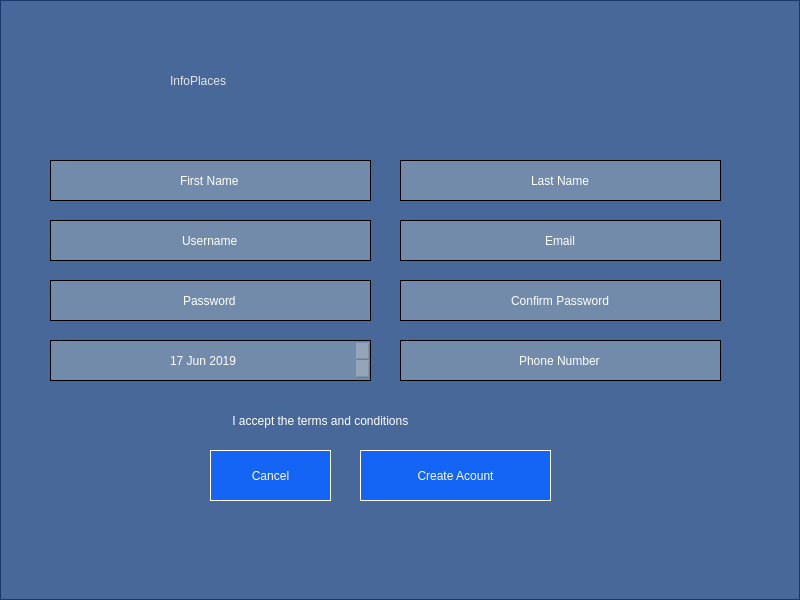
<?xml version="1.0" encoding="UTF-8"?>
<ui version="4.0">
 <class>MainWindow</class>
 <widget class="QMainWindow" name="MainWindow">
  <property name="geometry">
   <rect>
    <x>0</x>
    <y>0</y>
    <width>800</width>
    <height>600</height>
   </rect>
  </property>
  <property name="windowTitle">
   <string>MainWindow</string>
  </property>
  <widget class="QWidget" name="centralwidget">
   <widget class="QLabel" name="label">
    <property name="geometry">
     <rect>
      <x>0</x>
      <y>0</y>
      <width>800</width>
      <height>600</height>
     </rect>
    </property>
    <property name="text">
     <string/>
    </property>
    <property name="pixmap">
     <pixmap resource="imagen.qrc">:/Inicio/mapa.jpg</pixmap>
    </property>
    <property name="scaledContents">
     <bool>true</bool>
    </property>
   </widget>
   <widget class="QFrame" name="frame">
    <property name="geometry">
     <rect>
      <x>0</x>
      <y>0</y>
      <width>800</width>
      <height>600</height>
     </rect>
    </property>
    <property name="styleSheet">
     <string notr="true">background-color: rgb(3, 48, 118,180);</string>
    </property>
    <property name="frameShape">
     <enum>QFrame::StyledPanel</enum>
    </property>
    <property name="frameShadow">
     <enum>QFrame::Raised</enum>
    </property>
    <widget class="QLabel" name="Name_app">
     <property name="geometry">
      <rect>
       <x>170</x>
       <y>30</y>
       <width>471</width>
       <height>101</height>
      </rect>
     </property>
     <property name="styleSheet">
      <string notr="true">font: 93px &quot;Segoe Print&quot;;
color: rgb(230, 230, 230);
background: transparent;</string>
     </property>
     <property name="text">
      <string>InfoPlaces</string>
     </property>
    </widget>
    <widget class="QLineEdit" name="campo_first_name">
     <property name="geometry">
      <rect>
       <x>50</x>
       <y>160</y>
       <width>321</width>
       <height>41</height>
      </rect>
     </property>
     <property name="styleSheet">
      <string notr="true">background-color: rgb(254, 252, 224,60);
border:1px solid black;
font: 14pt &quot;MS Shell Dlg 2&quot;;
color: rgb(255, 255, 255);
</string>
     </property>
     <property name="text">
      <string>First Name</string>
     </property>
     <property name="alignment">
      <set>Qt::AlignCenter</set>
     </property>
    </widget>
    <widget class="QLineEdit" name="campo_last_name">
     <property name="geometry">
      <rect>
       <x>400</x>
       <y>160</y>
       <width>321</width>
       <height>41</height>
      </rect>
     </property>
     <property name="styleSheet">
      <string notr="true">background-color: rgb(254, 252, 224,60);
border:1px solid black;
font: 14pt &quot;MS Shell Dlg 2&quot;;
color: rgb(255, 255, 255);
</string>
     </property>
     <property name="text">
      <string>Last Name</string>
     </property>
     <property name="alignment">
      <set>Qt::AlignCenter</set>
     </property>
    </widget>
    <widget class="QLineEdit" name="campo_email">
     <property name="geometry">
      <rect>
       <x>400</x>
       <y>220</y>
       <width>321</width>
       <height>41</height>
      </rect>
     </property>
     <property name="styleSheet">
      <string notr="true">background-color: rgb(254, 252, 224,60);
border:1px solid black;
font: 14pt &quot;MS Shell Dlg 2&quot;;
color: rgb(255, 255, 255);
</string>
     </property>
     <property name="text">
      <string>Email</string>
     </property>
     <property name="alignment">
      <set>Qt::AlignCenter</set>
     </property>
    </widget>
    <widget class="QLineEdit" name="campo_username">
     <property name="geometry">
      <rect>
       <x>50</x>
       <y>220</y>
       <width>321</width>
       <height>41</height>
      </rect>
     </property>
     <property name="styleSheet">
      <string notr="true">background-color: rgb(254, 252, 224,60);
border:1px solid black;
font: 14pt &quot;MS Shell Dlg 2&quot;;
color: rgb(255, 255, 255);
</string>
     </property>
     <property name="text">
      <string>Username</string>
     </property>
     <property name="alignment">
      <set>Qt::AlignCenter</set>
     </property>
    </widget>
    <widget class="QLineEdit" name="campo_password">
     <property name="geometry">
      <rect>
       <x>50</x>
       <y>280</y>
       <width>321</width>
       <height>41</height>
      </rect>
     </property>
     <property name="styleSheet">
      <string notr="true">background-color: rgb(254, 252, 224,60);
border:1px solid black;
font: 14pt &quot;MS Shell Dlg 2&quot;;
color: rgb(255, 255, 255);
</string>
     </property>
     <property name="text">
      <string>Password</string>
     </property>
     <property name="alignment">
      <set>Qt::AlignCenter</set>
     </property>
    </widget>
    <widget class="QLineEdit" name="campo_confirm_password">
     <property name="geometry">
      <rect>
       <x>400</x>
       <y>280</y>
       <width>321</width>
       <height>41</height>
      </rect>
     </property>
     <property name="styleSheet">
      <string notr="true">background-color: rgb(254, 252, 224,60);
border:1px solid black;
font: 14pt &quot;MS Shell Dlg 2&quot;;
color: rgb(255, 255, 255);
</string>
     </property>
     <property name="text">
      <string>Confirm Password</string>
     </property>
     <property name="alignment">
      <set>Qt::AlignCenter</set>
     </property>
    </widget>
    <widget class="QLineEdit" name="campo_phone_number">
     <property name="geometry">
      <rect>
       <x>400</x>
       <y>340</y>
       <width>321</width>
       <height>41</height>
      </rect>
     </property>
     <property name="styleSheet">
      <string notr="true">background-color: rgb(254, 252, 224,60);
border:1px solid black;
font: 14pt &quot;MS Shell Dlg 2&quot;;
color: rgb(255, 255, 255);
</string>
     </property>
     <property name="text">
      <string>Phone Number</string>
     </property>
     <property name="alignment">
      <set>Qt::AlignCenter</set>
     </property>
    </widget>
    <widget class="QDateEdit" name="fecha_nacimiento">
     <property name="geometry">
      <rect>
       <x>50</x>
       <y>340</y>
       <width>321</width>
       <height>41</height>
      </rect>
     </property>
     <property name="styleSheet">
      <string notr="true">background-color: rgb(254, 252, 224,60);
border:1px solid black;
font: 14pt &quot;MS Shell Dlg 2&quot;;
color: rgb(255, 255, 255);
</string>
     </property>
     <property name="alignment">
      <set>Qt::AlignCenter</set>
     </property>
     <property name="date">
      <date>
       <year>2019</year>
       <month>6</month>
       <day>17</day>
      </date>
     </property>
    </widget>
    <widget class="QPushButton" name="pushButton_cancel">
     <property name="geometry">
      <rect>
       <x>210</x>
       <y>450</y>
       <width>121</width>
       <height>51</height>
      </rect>
     </property>
     <property name="styleSheet">
      <string notr="true">background-color: rgb(20, 100, 246);
border:1px solid rgb(255, 255, 255);
font: 14pt &quot;MS Shell Dlg 2&quot;;
color: rgb(255, 255, 255);

</string>
     </property>
     <property name="text">
      <string>Cancel</string>
     </property>
    </widget>
    <widget class="QPushButton" name="pushButton_Create_Acount">
     <property name="geometry">
      <rect>
       <x>360</x>
       <y>450</y>
       <width>191</width>
       <height>51</height>
      </rect>
     </property>
     <property name="sizePolicy">
      <sizepolicy hsizetype="Minimum" vsizetype="Fixed">
       <horstretch>0</horstretch>
       <verstretch>0</verstretch>
      </sizepolicy>
     </property>
     <property name="baseSize">
      <size>
       <width>0</width>
       <height>0</height>
      </size>
     </property>
     <property name="styleSheet">
      <string notr="true">background-color: rgb(20, 100, 246);
border:1px solid rgb(255, 255, 255);
font: 14pt &quot;MS Shell Dlg 2&quot;;
color: rgb(255, 255, 255);

</string>
     </property>
     <property name="text">
      <string>Create Acount</string>
     </property>
     <property name="iconSize">
      <size>
       <width>16</width>
       <height>16</height>
      </size>
     </property>
    </widget>
    <widget class="QCheckBox" name="checkBox_accept_terms">
     <property name="geometry">
      <rect>
       <x>210</x>
       <y>410</y>
       <width>311</width>
       <height>21</height>
      </rect>
     </property>
     <property name="styleSheet">
      <string notr="true">background: transparent;
font: 14pt &quot;MS Shell Dlg 2&quot;;
color: rgb(255, 255, 255);
</string>
     </property>
     <property name="text">
      <string> I accept the terms and conditions</string>
     </property>
     <property name="iconSize">
      <size>
       <width>16</width>
       <height>16</height>
      </size>
     </property>
    </widget>
   </widget>
  </widget>
 </widget>
 <resources>
  <include location="imagen.qrc"/>
 </resources>
 <connections/>
</ui>
